Frame 1 (no input): blank canvas, image omitted
Frame 60 (the mouse pressed at the canvas centre just before this capture): blank canvas, image omitted
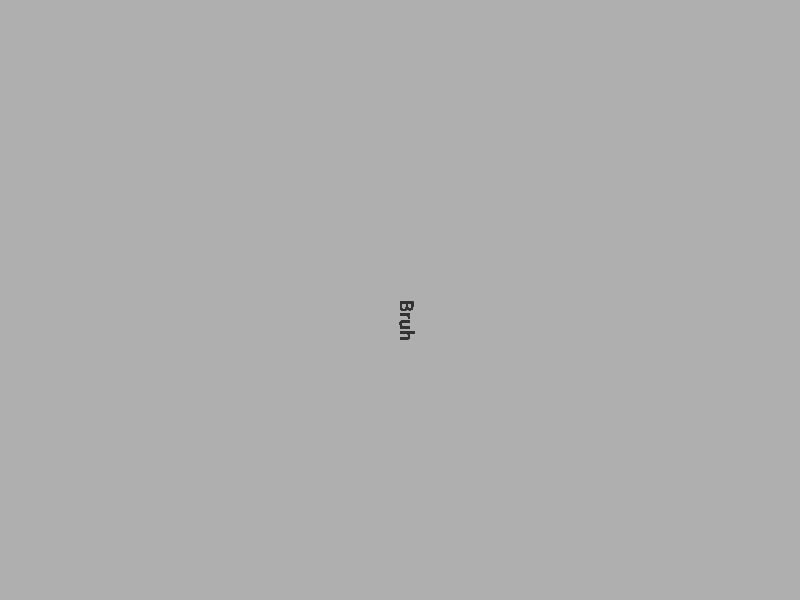
Frame 120 (the mouse held since frame 60 and released just before this capture)

The Processing sketch whose frames 1 and 60 were blank and that drew this single picture after the mouse press (run headless with seeded random() and noise(); from frame 60 on, the mouse is pressed at the canvas centre):

// Processing sketch: Bruh
// ── Bruh.pde
Agent[] Agents;
int maxAgents, currentAgent, agentNum;
PVector mouse;
void setup(){
  size(800, 600);
  currentAgent = 0;
  agentNum = 0;
  maxAgents = 20000;
  Agents = new Agent[maxAgents];
}

void draw() {
  background(175);
  mouse = new PVector(mouseX, mouseY);
  if(mousePressed){
    if((currentAgent < maxAgents) && (agentNum < maxAgents)){
      Agents[currentAgent] = new Agent(mouse, 20, .1);
      currentAgent++;
      agentNum++;
    } else if (currentAgent < maxAgents && agentNum == maxAgents) {
      Agents[currentAgent] = new Agent(mouse, 20, .1);
      currentAgent++;
    } else {
      currentAgent = 0;
      Agents[currentAgent] = new Agent(mouse, 20, .1);
    }
  }
//comment
  println(currentAgent);
  
  for(int i = 0; i < agentNum; i++){
    if (i == 0){
      Agents[i].seek(mouse);
      Agents[i].update();
      Agents[i].display();
    } else {
      Agents[i].seek(Agents[i-1].pos);
      Agents[i].update();
      Agents[i].display();
    }
    
  }
}

// ── Agent.pde
class Agent {
 PVector pos, vel, acc, steer;
 float maxSpeed, maxForce, r;
 boolean arrived;
 
 Agent (float _px,float _py, float _ms, float _mf) {
   pos = new PVector(_px, _py);
   vel = new PVector(0, 0);
   acc = new PVector(0, 0);
   maxSpeed = _ms;
   maxForce = _mf;
   r = 6;
   arrived = false;
 }
 
 Agent (PVector _p, float _ms, float _mf) {
   pos = _p;
   vel = new PVector(0, 0);
   acc = new PVector(0, 0);
   maxSpeed = _ms;
   maxForce = _mf;
   r = 6;
   arrived = false;
 }
 
 void update(){
  vel.add(acc);
  vel.limit(maxSpeed);
  pos.add(vel);
  acc.set(0, 0);
 }
 
 void display(){
  float theta = vel.heading() + PI/2;
    //fill(127);
    
    fill(50);
    textSize(20);
    
    stroke(0);
    strokeWeight(1);
    pushMatrix();
    translate(pos.x,pos.y);
    rotate(theta);
    
    text("Bruh", 0, 0);
    
    /*
    beginShape();
    vertex(0, -r*2);
    vertex(-r, r*2);
    vertex(r, r*2);
    endShape(CLOSE);
    */
    popMatrix();
 }
 
 //Seek Target
 void seek(PVector target){
   PVector desired = PVector.sub(target, pos);
   
   float d = desired.mag();;
   
   if(d < 100){
     float m =  map(d, 0, 100, 0, maxSpeed);
     desired.setMag(m);
   } else {
     desired.setMag(maxSpeed);
   }
   
   PVector steer = PVector.sub(desired, vel);
   steer.limit(maxForce);
   addForce(steer);
 }
 
 void addForce(PVector force){
   // I could add mass here if I want A = F / M
   acc.add(force);
 }
 
 void seek(float _t1, float _t2){
   PVector target = new PVector(_t1, _t2);
   seek(target);
 }
}
